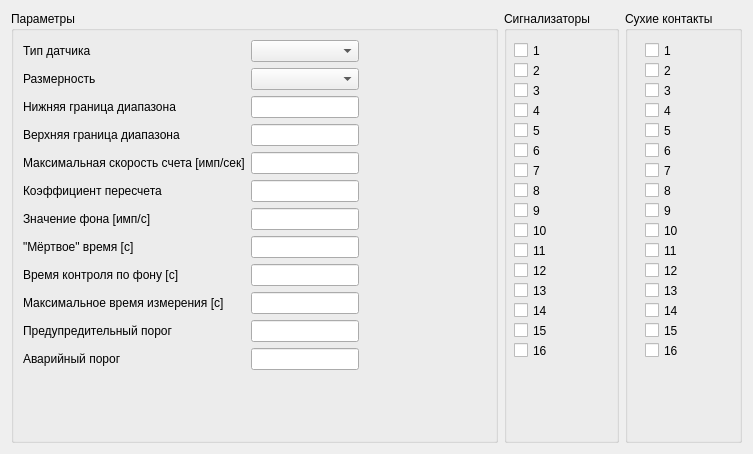
<?xml version="1.0" encoding="UTF-8"?>
<ui version="4.0">
 <class>ChannelConfigWidget</class>
 <widget class="QWidget" name="ChannelConfigWidget">
  <property name="geometry">
   <rect>
    <x>0</x>
    <y>0</y>
    <width>753</width>
    <height>454</height>
   </rect>
  </property>
  <property name="windowTitle">
   <string>Form</string>
  </property>
  <layout class="QHBoxLayout" name="horizontalLayout">
   <item>
    <widget class="QGroupBox" name="groupBox_3">
     <property name="sizePolicy">
      <sizepolicy hsizetype="Expanding" vsizetype="Preferred">
       <horstretch>0</horstretch>
       <verstretch>0</verstretch>
      </sizepolicy>
     </property>
     <property name="title">
      <string>Параметры</string>
     </property>
     <layout class="QHBoxLayout" name="horizontalLayout_2">
      <item>
       <layout class="QFormLayout" name="formLayout">
        <item row="0" column="0">
         <widget class="QLabel" name="label_2">
          <property name="text">
           <string>Тип датчика</string>
          </property>
         </widget>
        </item>
        <item row="0" column="1">
         <widget class="QComboBox" name="typeBox">
          <property name="sizePolicy">
           <sizepolicy hsizetype="Expanding" vsizetype="Fixed">
            <horstretch>0</horstretch>
            <verstretch>0</verstretch>
           </sizepolicy>
          </property>
         </widget>
        </item>
        <item row="1" column="0">
         <widget class="QLabel" name="label_3">
          <property name="text">
           <string>Размерность</string>
          </property>
         </widget>
        </item>
        <item row="1" column="1">
         <widget class="QComboBox" name="uomBox">
          <property name="sizePolicy">
           <sizepolicy hsizetype="Expanding" vsizetype="Fixed">
            <horstretch>0</horstretch>
            <verstretch>0</verstretch>
           </sizepolicy>
          </property>
         </widget>
        </item>
        <item row="2" column="0">
         <widget class="QLabel" name="label_4">
          <property name="text">
           <string>Нижняя граница диапазона</string>
          </property>
         </widget>
        </item>
        <item row="2" column="1">
         <widget class="QLineEdit" name="lowEdit"/>
        </item>
        <item row="3" column="0">
         <widget class="QLabel" name="label_5">
          <property name="text">
           <string>Верхняя граница диапазона</string>
          </property>
         </widget>
        </item>
        <item row="3" column="1">
         <widget class="QLineEdit" name="highEdit"/>
        </item>
        <item row="4" column="0">
         <widget class="QLabel" name="label_6">
          <property name="text">
           <string>Максимальная скорость счета [имп/сек]</string>
          </property>
         </widget>
        </item>
        <item row="4" column="1">
         <widget class="QLineEdit" name="maxcpsEdit"/>
        </item>
        <item row="5" column="0">
         <widget class="QLabel" name="label_7">
          <property name="text">
           <string>Коэффициент пересчета</string>
          </property>
         </widget>
        </item>
        <item row="5" column="1">
         <widget class="QLineEdit" name="coeffEdit"/>
        </item>
        <item row="6" column="0">
         <widget class="QLabel" name="label_8">
          <property name="text">
           <string>Значение фона [имп/с]</string>
          </property>
         </widget>
        </item>
        <item row="6" column="1">
         <widget class="QLineEdit" name="backgroundEdit"/>
        </item>
        <item row="7" column="0">
         <widget class="QLabel" name="label_9">
          <property name="text">
           <string>&quot;Мёртвое&quot; время [с]</string>
          </property>
         </widget>
        </item>
        <item row="7" column="1">
         <widget class="QLineEdit" name="deadtimeEdit"/>
        </item>
        <item row="8" column="0">
         <widget class="QLabel" name="label_10">
          <property name="text">
           <string>Время контроля по фону [с]</string>
          </property>
         </widget>
        </item>
        <item row="8" column="1">
         <widget class="QLineEdit" name="controltimeEdit"/>
        </item>
        <item row="9" column="0">
         <widget class="QLabel" name="label_11">
          <property name="text">
           <string>Максимальное время измерения [c]</string>
          </property>
         </widget>
        </item>
        <item row="9" column="1">
         <widget class="QLineEdit" name="maxmeastimeEdit"/>
        </item>
        <item row="10" column="0">
         <widget class="QLabel" name="label_12">
          <property name="text">
           <string>Предупредительный порог</string>
          </property>
         </widget>
        </item>
        <item row="10" column="1">
         <widget class="QLineEdit" name="alarmEdit"/>
        </item>
        <item row="11" column="0">
         <widget class="QLabel" name="label_13">
          <property name="text">
           <string>Аварийный порог</string>
          </property>
         </widget>
        </item>
        <item row="11" column="1">
         <widget class="QLineEdit" name="emergencyEdit"/>
        </item>
       </layout>
      </item>
      <item>
       <spacer name="horizontalSpacer">
        <property name="orientation">
         <enum>Qt::Horizontal</enum>
        </property>
        <property name="sizeHint" stdset="0">
         <size>
          <width>61</width>
          <height>20</height>
         </size>
        </property>
       </spacer>
      </item>
     </layout>
    </widget>
   </item>
   <item>
    <widget class="QGroupBox" name="groupBox">
     <property name="sizePolicy">
      <sizepolicy hsizetype="Preferred" vsizetype="Preferred">
       <horstretch>0</horstretch>
       <verstretch>0</verstretch>
      </sizepolicy>
     </property>
     <property name="title">
      <string>Сигнализаторы</string>
     </property>
     <widget class="QCheckBox" name="sign16Box">
      <property name="geometry">
       <rect>
        <x>10</x>
        <y>330</y>
        <width>50</width>
        <height>19</height>
       </rect>
      </property>
      <property name="sizePolicy">
       <sizepolicy hsizetype="Minimum" vsizetype="Fixed">
        <horstretch>0</horstretch>
        <verstretch>0</verstretch>
       </sizepolicy>
      </property>
      <property name="text">
       <string>16</string>
      </property>
     </widget>
     <widget class="QCheckBox" name="sign3Box">
      <property name="geometry">
       <rect>
        <x>10</x>
        <y>70</y>
        <width>50</width>
        <height>19</height>
       </rect>
      </property>
      <property name="sizePolicy">
       <sizepolicy hsizetype="Minimum" vsizetype="Fixed">
        <horstretch>0</horstretch>
        <verstretch>0</verstretch>
       </sizepolicy>
      </property>
      <property name="text">
       <string>3</string>
      </property>
     </widget>
     <widget class="QCheckBox" name="sign10Box">
      <property name="geometry">
       <rect>
        <x>10</x>
        <y>210</y>
        <width>50</width>
        <height>19</height>
       </rect>
      </property>
      <property name="sizePolicy">
       <sizepolicy hsizetype="Minimum" vsizetype="Fixed">
        <horstretch>0</horstretch>
        <verstretch>0</verstretch>
       </sizepolicy>
      </property>
      <property name="text">
       <string>10</string>
      </property>
     </widget>
     <widget class="QCheckBox" name="sign1Box">
      <property name="geometry">
       <rect>
        <x>10</x>
        <y>30</y>
        <width>50</width>
        <height>19</height>
       </rect>
      </property>
      <property name="sizePolicy">
       <sizepolicy hsizetype="Minimum" vsizetype="Fixed">
        <horstretch>0</horstretch>
        <verstretch>0</verstretch>
       </sizepolicy>
      </property>
      <property name="text">
       <string>1</string>
      </property>
     </widget>
     <widget class="QCheckBox" name="sign5Box">
      <property name="geometry">
       <rect>
        <x>10</x>
        <y>110</y>
        <width>50</width>
        <height>19</height>
       </rect>
      </property>
      <property name="sizePolicy">
       <sizepolicy hsizetype="Minimum" vsizetype="Fixed">
        <horstretch>0</horstretch>
        <verstretch>0</verstretch>
       </sizepolicy>
      </property>
      <property name="text">
       <string>5</string>
      </property>
     </widget>
     <widget class="QCheckBox" name="sign2Box">
      <property name="geometry">
       <rect>
        <x>10</x>
        <y>50</y>
        <width>50</width>
        <height>19</height>
       </rect>
      </property>
      <property name="sizePolicy">
       <sizepolicy hsizetype="Minimum" vsizetype="Fixed">
        <horstretch>0</horstretch>
        <verstretch>0</verstretch>
       </sizepolicy>
      </property>
      <property name="text">
       <string>2</string>
      </property>
     </widget>
     <widget class="QCheckBox" name="sign4Box">
      <property name="geometry">
       <rect>
        <x>10</x>
        <y>90</y>
        <width>50</width>
        <height>19</height>
       </rect>
      </property>
      <property name="sizePolicy">
       <sizepolicy hsizetype="Minimum" vsizetype="Fixed">
        <horstretch>0</horstretch>
        <verstretch>0</verstretch>
       </sizepolicy>
      </property>
      <property name="text">
       <string>4</string>
      </property>
     </widget>
     <widget class="QCheckBox" name="sign13Box">
      <property name="geometry">
       <rect>
        <x>10</x>
        <y>270</y>
        <width>50</width>
        <height>19</height>
       </rect>
      </property>
      <property name="sizePolicy">
       <sizepolicy hsizetype="Minimum" vsizetype="Fixed">
        <horstretch>0</horstretch>
        <verstretch>0</verstretch>
       </sizepolicy>
      </property>
      <property name="text">
       <string>13</string>
      </property>
     </widget>
     <widget class="QCheckBox" name="sign14Box">
      <property name="geometry">
       <rect>
        <x>10</x>
        <y>290</y>
        <width>50</width>
        <height>19</height>
       </rect>
      </property>
      <property name="sizePolicy">
       <sizepolicy hsizetype="Minimum" vsizetype="Fixed">
        <horstretch>0</horstretch>
        <verstretch>0</verstretch>
       </sizepolicy>
      </property>
      <property name="text">
       <string>14</string>
      </property>
     </widget>
     <widget class="QCheckBox" name="sign8Box">
      <property name="geometry">
       <rect>
        <x>10</x>
        <y>170</y>
        <width>50</width>
        <height>19</height>
       </rect>
      </property>
      <property name="sizePolicy">
       <sizepolicy hsizetype="Minimum" vsizetype="Fixed">
        <horstretch>0</horstretch>
        <verstretch>0</verstretch>
       </sizepolicy>
      </property>
      <property name="text">
       <string>8</string>
      </property>
     </widget>
     <widget class="QCheckBox" name="sign6Box">
      <property name="geometry">
       <rect>
        <x>10</x>
        <y>130</y>
        <width>50</width>
        <height>19</height>
       </rect>
      </property>
      <property name="sizePolicy">
       <sizepolicy hsizetype="Minimum" vsizetype="Fixed">
        <horstretch>0</horstretch>
        <verstretch>0</verstretch>
       </sizepolicy>
      </property>
      <property name="text">
       <string>6</string>
      </property>
     </widget>
     <widget class="QCheckBox" name="sign11Box">
      <property name="geometry">
       <rect>
        <x>10</x>
        <y>230</y>
        <width>50</width>
        <height>19</height>
       </rect>
      </property>
      <property name="sizePolicy">
       <sizepolicy hsizetype="Minimum" vsizetype="Fixed">
        <horstretch>0</horstretch>
        <verstretch>0</verstretch>
       </sizepolicy>
      </property>
      <property name="text">
       <string>11</string>
      </property>
     </widget>
     <widget class="QCheckBox" name="sign12Box">
      <property name="geometry">
       <rect>
        <x>10</x>
        <y>250</y>
        <width>50</width>
        <height>19</height>
       </rect>
      </property>
      <property name="sizePolicy">
       <sizepolicy hsizetype="Minimum" vsizetype="Fixed">
        <horstretch>0</horstretch>
        <verstretch>0</verstretch>
       </sizepolicy>
      </property>
      <property name="text">
       <string>12</string>
      </property>
     </widget>
     <widget class="QCheckBox" name="sign7Box">
      <property name="geometry">
       <rect>
        <x>10</x>
        <y>150</y>
        <width>50</width>
        <height>19</height>
       </rect>
      </property>
      <property name="sizePolicy">
       <sizepolicy hsizetype="Minimum" vsizetype="Fixed">
        <horstretch>0</horstretch>
        <verstretch>0</verstretch>
       </sizepolicy>
      </property>
      <property name="text">
       <string>7</string>
      </property>
     </widget>
     <widget class="QCheckBox" name="sign9Box">
      <property name="geometry">
       <rect>
        <x>10</x>
        <y>190</y>
        <width>50</width>
        <height>19</height>
       </rect>
      </property>
      <property name="sizePolicy">
       <sizepolicy hsizetype="Minimum" vsizetype="Fixed">
        <horstretch>0</horstretch>
        <verstretch>0</verstretch>
       </sizepolicy>
      </property>
      <property name="text">
       <string>9</string>
      </property>
     </widget>
     <widget class="QCheckBox" name="sign15Box">
      <property name="geometry">
       <rect>
        <x>10</x>
        <y>310</y>
        <width>50</width>
        <height>19</height>
       </rect>
      </property>
      <property name="sizePolicy">
       <sizepolicy hsizetype="Minimum" vsizetype="Fixed">
        <horstretch>0</horstretch>
        <verstretch>0</verstretch>
       </sizepolicy>
      </property>
      <property name="text">
       <string>15</string>
      </property>
     </widget>
    </widget>
   </item>
   <item>
    <widget class="QGroupBox" name="groupBox_2">
     <property name="title">
      <string>Сухие контакты</string>
     </property>
     <widget class="QCheckBox" name="cont16Box">
      <property name="geometry">
       <rect>
        <x>20</x>
        <y>330</y>
        <width>50</width>
        <height>19</height>
       </rect>
      </property>
      <property name="text">
       <string>16</string>
      </property>
     </widget>
     <widget class="QCheckBox" name="cont3Box">
      <property name="geometry">
       <rect>
        <x>20</x>
        <y>70</y>
        <width>50</width>
        <height>19</height>
       </rect>
      </property>
      <property name="text">
       <string>3</string>
      </property>
     </widget>
     <widget class="QCheckBox" name="cont10Box">
      <property name="geometry">
       <rect>
        <x>20</x>
        <y>210</y>
        <width>50</width>
        <height>19</height>
       </rect>
      </property>
      <property name="text">
       <string>10</string>
      </property>
     </widget>
     <widget class="QCheckBox" name="cont8Box">
      <property name="geometry">
       <rect>
        <x>20</x>
        <y>170</y>
        <width>50</width>
        <height>19</height>
       </rect>
      </property>
      <property name="text">
       <string>8</string>
      </property>
     </widget>
     <widget class="QCheckBox" name="cont2Box">
      <property name="geometry">
       <rect>
        <x>20</x>
        <y>50</y>
        <width>50</width>
        <height>19</height>
       </rect>
      </property>
      <property name="text">
       <string>2</string>
      </property>
     </widget>
     <widget class="QCheckBox" name="cont5Box">
      <property name="geometry">
       <rect>
        <x>20</x>
        <y>110</y>
        <width>50</width>
        <height>19</height>
       </rect>
      </property>
      <property name="text">
       <string>5</string>
      </property>
     </widget>
     <widget class="QCheckBox" name="cont6Box">
      <property name="geometry">
       <rect>
        <x>20</x>
        <y>130</y>
        <width>50</width>
        <height>19</height>
       </rect>
      </property>
      <property name="text">
       <string>6</string>
      </property>
     </widget>
     <widget class="QCheckBox" name="cont9Box">
      <property name="geometry">
       <rect>
        <x>20</x>
        <y>190</y>
        <width>50</width>
        <height>19</height>
       </rect>
      </property>
      <property name="text">
       <string>9</string>
      </property>
     </widget>
     <widget class="QCheckBox" name="cont12Box">
      <property name="geometry">
       <rect>
        <x>20</x>
        <y>250</y>
        <width>50</width>
        <height>19</height>
       </rect>
      </property>
      <property name="text">
       <string>12</string>
      </property>
     </widget>
     <widget class="QCheckBox" name="cont11Box">
      <property name="geometry">
       <rect>
        <x>20</x>
        <y>230</y>
        <width>50</width>
        <height>19</height>
       </rect>
      </property>
      <property name="text">
       <string>11</string>
      </property>
     </widget>
     <widget class="QCheckBox" name="cont14Box">
      <property name="geometry">
       <rect>
        <x>20</x>
        <y>290</y>
        <width>50</width>
        <height>19</height>
       </rect>
      </property>
      <property name="text">
       <string>14</string>
      </property>
     </widget>
     <widget class="QCheckBox" name="cont1Box">
      <property name="geometry">
       <rect>
        <x>20</x>
        <y>30</y>
        <width>50</width>
        <height>19</height>
       </rect>
      </property>
      <property name="text">
       <string>1</string>
      </property>
     </widget>
     <widget class="QCheckBox" name="cont4Box">
      <property name="geometry">
       <rect>
        <x>20</x>
        <y>90</y>
        <width>50</width>
        <height>19</height>
       </rect>
      </property>
      <property name="text">
       <string>4</string>
      </property>
     </widget>
     <widget class="QCheckBox" name="cont13Box">
      <property name="geometry">
       <rect>
        <x>20</x>
        <y>270</y>
        <width>50</width>
        <height>19</height>
       </rect>
      </property>
      <property name="text">
       <string>13</string>
      </property>
     </widget>
     <widget class="QCheckBox" name="cont7Box">
      <property name="geometry">
       <rect>
        <x>20</x>
        <y>150</y>
        <width>50</width>
        <height>19</height>
       </rect>
      </property>
      <property name="text">
       <string>7</string>
      </property>
     </widget>
     <widget class="QCheckBox" name="cont15Box">
      <property name="geometry">
       <rect>
        <x>20</x>
        <y>310</y>
        <width>50</width>
        <height>19</height>
       </rect>
      </property>
      <property name="text">
       <string>15</string>
      </property>
     </widget>
    </widget>
   </item>
  </layout>
 </widget>
 <resources/>
 <connections/>
</ui>
